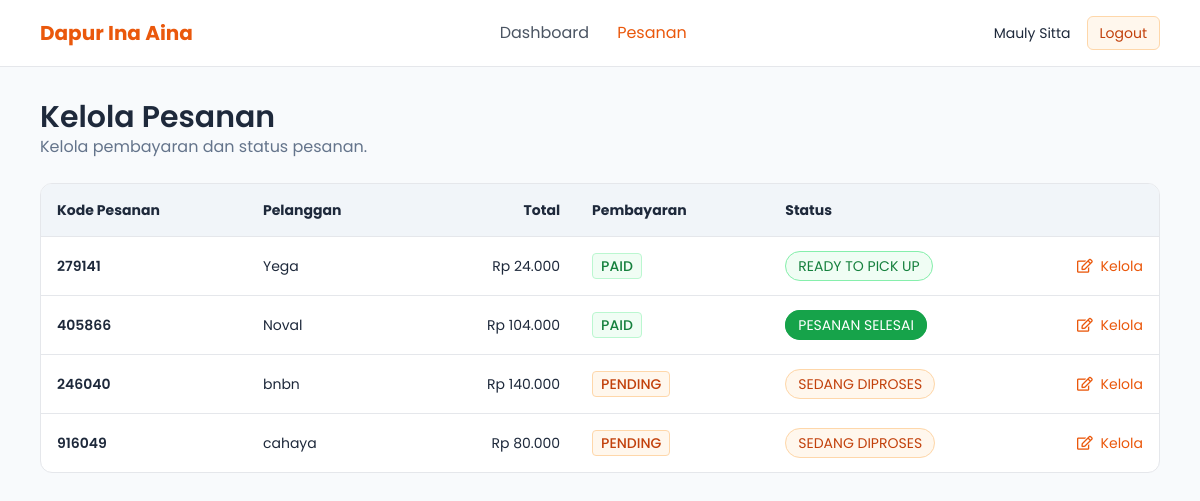
Screenshot of /kasir/daftar-pesanan.php (signed in) with the database file from the repository.
### tables this page shows
CREATE TABLE `pesanan` (
  `uuid_pesanan` char(36) NOT NULL DEFAULT (uuid()),
  `kode_pesanan` int NOT NULL,
  `nama_customer` varchar(50) NOT NULL,
  `telfon_customer` varchar(16) NOT NULL,
  `total` decimal(10,2) NOT NULL,
  `status_pembayaran` enum('PENDING','PAID') NOT NULL DEFAULT 'PENDING',
  `status_pesanan` enum('SEDANG DIPROSES','SIAP','SELESAI') NOT NULL DEFAULT 'SEDANG DIPROSES',
  `created_at` datetime DEFAULT CURRENT_TIMESTAMP,
  `paid_at` datetime DEFAULT NULL,
  `updated_at` datetime DEFAULT CURRENT_TIMESTAMP ON UPDATE CURRENT_TIMESTAMP
);

### kasir/daftar-pesanan.php (the view, shortened to what this page needs)
<?php
require_once "../config/database.php";
$orders = $connection->query(
    "SELECT * FROM pesanan ORDER BY created_at DESC"
);
?>
<?php $pageTitle = "Kasir"; include "../includes/header.php"; ?>
<div class="flex justify-between items-center mb-6">
    <div>
        <h1 class="text-3xl font-semibold">Kelola Pesanan</h1>
        <p class="text-slate-500">Kelola pembayaran dan status pesanan.</p>
    </div>
</div>
<div class="bg-white border rounded-xl overflow-hidden">
    <div class="overflow-x-auto">
        <table class="w-full text-sm">
            <thead class="bg-slate-100">
                <tr>
                    <th class="text-left p-4">Kode Pesanan</th>
                    <th class="text-left p-4">Pelanggan</th>
                    <th class="text-right p-4">Total</th>
                    <th class="text-left p-4">Pembayaran</th>
                    <th class="text-left p-4">Status</th>
                    <th class="p-4 w-28"></th>
                </tr>
            </thead>
            <tbody>
            <?php while ($order = $orders->fetch_assoc()): ?>
                <tr class="border-t">
                    <td class="p-4 font-semibold"><?= (int)$order["kode_pesanan"] ?></td>
                    <td class="p-4"><?= htmlspecialchars($order["nama_customer"]) ?></td>
                    <td class="p-4 text-right">Rp <?= number_format($order["total"], 0, ",", ".") ?></td>
                    <td class="p-4">
                        <?php if ($order["status_pembayaran"] == 'PENDING'): ?>
                            <div class="bg-orange-50 border border-orange-200 text-orange-700 rounded font-medium px-2 py-0.5 w-fit">PENDING</div>
                        <?php elseif ($order["status_pembayaran"] == 'PAID'): ?>
                            <div class="bg-green-50 border border-green-200 text-green-700 rounded font-medium px-2 py-0.5 w-fit">PAID</div>
                        <?php endif; ?>
                    </td>
                    <td class="p-4">
                        <?php if ($order["status_pesanan"] == 'SEDANG DIPROSES'): ?>
                            <span class="bg-orange-50 border border-orange-200 text-orange-700 font-normal px-3 py-1 rounded-full text-sm"><?= htmlspecialchars($order["status_pesanan"]) ?></span>
                        <?php elseif ($order["status_pesanan"] == 'SIAP'): ?>
                            <span class="bg-green-50 border border-green-300 text-green-700 font-normal px-3 py-1 rounded-full text-sm">READY TO PICK UP</span>
                        <?php else: ?>
                            <span class="bg-green-600 border border-green-600 text-white font-normal px-3 py-1 rounded-full text-sm">PESANAN SELESAI</span>
                        <?php endif; ?>
                    </td>
                    <td class="p-4 text-right">
                        <a href="pesanan.php?kode=<?= (int)$order["kode_pesanan"] ?>" class="text-orange-600 hover:underline"><i class="far fa-edit mr-1"></i> Kelola</a>
                    </td>
                </tr>
            <?php endwhile; ?>
            </tbody>
        </table>
    </div>
</div>
<?php include "../includes/footer.php"; ?>

### rows the page displays
pesanan: kode_pesanan "279141", nama_customer "Yega", total "24.000", status_pembayaran "PAID", status_pesanan "READY TO PICK UP"
pesanan: kode_pesanan "405866", nama_customer "Noval", total "104.000", status_pembayaran "PAID", status_pesanan "PESANAN SELESAI"
pesanan: kode_pesanan "246040", nama_customer "bnbn", total "140.000", status_pembayaran "PENDING", status_pesanan "SEDANG DIPROSES"
pesanan: kode_pesanan "916049", nama_customer "cahaya", total "80.000", status_pembayaran "PENDING", status_pesanan "SEDANG DIPROSES"

### other values shown
$_SESSION["user"]["nama"] "Mauly Sitta"
